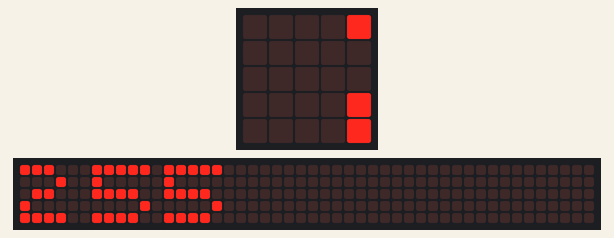
Recording of a program running on a simulated BBC micro:bit (MakeCode). Parts: the board's 5×5 LED display, a strip that is not on the board, showing the scrolling text unrolled. The 48×5 strip is a reading aid, not a part: it shows the text the display is scrolling, unrolled, one strip-width of it at a time.

Above: at 0.22 s.
At 0.97 s:
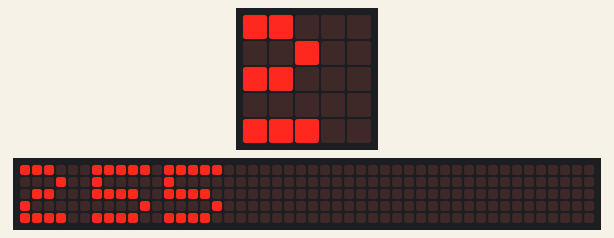
At 1.42 s:
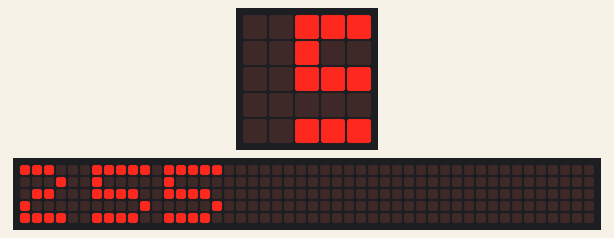
At 1.87 s:
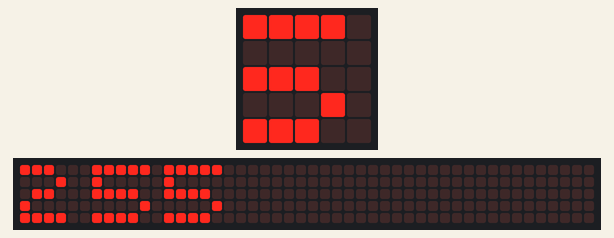
At 2.62 s:
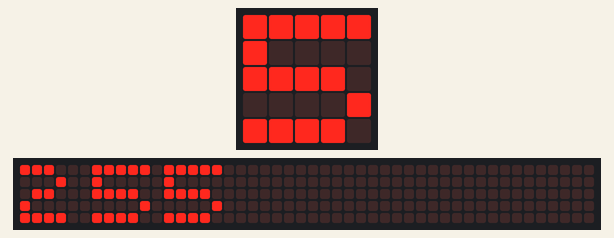
At 3.53 s:
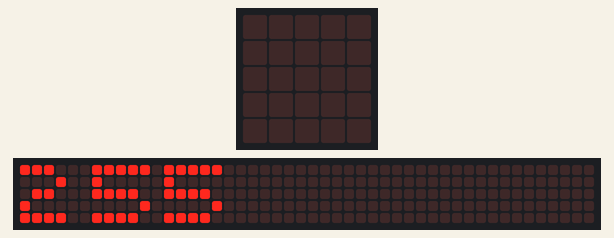

The program:

main.ts
```typescript
basic.forever(function () {
    if (led.brightness() < 100) {
        basic.showLeds(`
            # # # # #
            # # # # #
            # # # # #
            # # # # #
            # # # # #
            `)
        music.play(music.builtinPlayableSoundEffect(soundExpression.twinkle), music.PlaybackMode.UntilDone)
    }
})
basic.forever(function () {
    basic.showString("" + (led.brightness()))
})
```

test.ts
```typescript
// les tests vont ici ; cela ne sera pas compilé si ce paquet est utilisé en tant qu'extension.
```

Measured:
- by itself, everything shown: repeats every 3.6 s, in 22 steps
- what the display in image 5 shows lasts 0.5 s, from 3.3 s to 3.8 s
